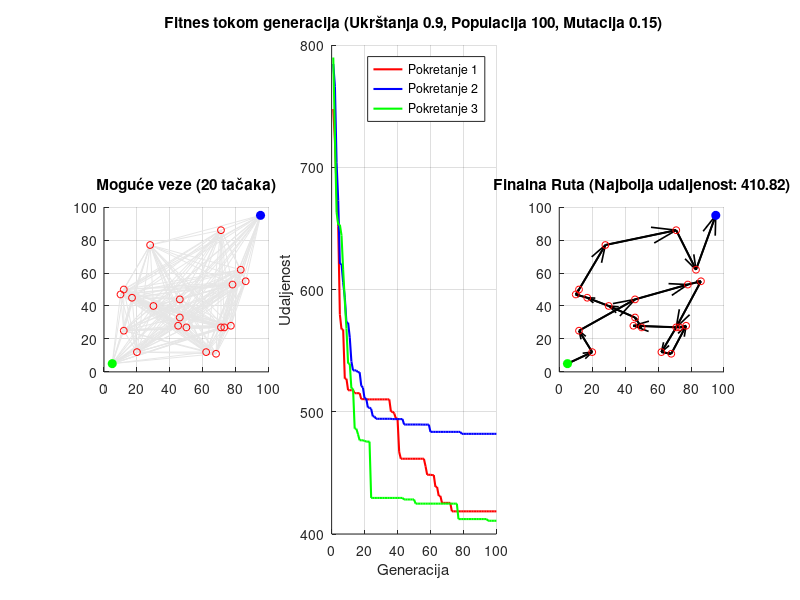

This figure's MATLAB source:
function GA_Dostava_20_Tacaka()
    
    % PARAMETRI PROBLEMA I KOORDINATE 
   
    startTacka = [5, 5];
    ciljTacka = [95, 95];
    
    % Generisanje 20 nasumičnih tačaka 
    rng(1); 
    dostavneTacke = randi([10, 90], 20, 2); 
    
    brojTacaka = size(dostavneTacke, 1); 
    
    rng('shuffle')
    % GA PARAMETRI 
    
    velicinaPopulacije = 50;  
    brojGeneracija = 100;     
    vjerovatnocaUkrstanja = 0.8;
    vjerovatnocaMutacije = 0.1; 
    
    brojPokretanja = 3; 
    sveIstorije = zeros(brojGeneracija, brojPokretanja); 
    
    apsolutnoNajboljiFitnes = inf; 
    apsolutnoNajboljaRuta = [];

    % VIŠESTRUKo POKRETANJe
    for pokretanje = 1:brojPokretanja
        
        fprintf('\n--- Pokretanje %d ---\n', pokretanje);
        
        % INICIJALIZACIJA POPULACIJE
        populacija = zeros(velicinaPopulacije, brojTacaka);
        for i = 1:velicinaPopulacije
            populacija(i, :) = randperm(brojTacaka);
        end
        
        istorijaNajboljih = zeros(brojGeneracija, 1);
        najboljaRutaSveukupno = [];
        najboljiFitnesSveukupno = inf;
        
        % GLAVNA GA PETLJA
        for gen = 1:brojGeneracija
            fitnesVrijednosti = zeros(velicinaPopulacije, 1);
            
            for i = 1:velicinaPopulacije
                fitnesVrijednosti(i) = izracunajUdaljenost(populacija(i, :), dostavneTacke, startTacka, ciljTacka);
            end
            
            [trenutnoNajboljiFitnes, najboljiIndeks] = min(fitnesVrijednosti);
            istorijaNajboljih(gen) = trenutnoNajboljiFitnes;
            
            if mod(gen, 20) == 0 
                fprintf('Generacija %d: Najkraća udaljenost = %.2f\n', gen, trenutnoNajboljiFitnes);
            end
            
            if trenutnoNajboljiFitnes < najboljiFitnesSveukupno
                najboljiFitnesSveukupno = trenutnoNajboljiFitnes;
                najboljaRutaSveukupno = populacija(najboljiIndeks, :);
            end
            
            novaPopulacija = zeros(velicinaPopulacije, brojTacaka);
            novaPopulacija(1, :) = populacija(najboljiIndeks, :); 
            
            for i = 2:2:velicinaPopulacije
                roditelj1 = populacija(turnir(fitnesVrijednosti), :);
                roditelj2 = populacija(turnir(fitnesVrijednosti), :);
                
                if rand < vjerovatnocaUkrstanja
                    [dijete1, dijete2] = orderCrossover(roditelj1, roditelj2);
                else
                    dijete1 = roditelj1; dijete2 = roditelj2;
                end
                
                dijete1 = swapMutacija(dijete1, vjerovatnocaMutacije);
                dijete2 = swapMutacija(dijete2, vjerovatnocaMutacije);
                
                novaPopulacija(i, :) = dijete1;
                if i + 1 <= velicinaPopulacije
                    novaPopulacija(i+1, :) = dijete2;
                end
            end
            populacija = novaPopulacija;
        end
        
        % Sačuvaj historiju ovog pokretanja
        sveIstorije(:, pokretanje) = istorijaNajboljih;
        
        % Provjeri da li je ovo pokretanje dalo apsolutno najbolju rutu
        if najboljiFitnesSveukupno < apsolutnoNajboljiFitnes
            apsolutnoNajboljiFitnes = najboljiFitnesSveukupno;
            apsolutnoNajboljaRuta = najboljaRutaSveukupno;
        end
    end
    
   
    % VIZUALIZACIJA 
    figure('Name', 'Optimizacija Rute - 20 Dostavnih Tačaka', 'Position', [50, 100, 1400, 450]);
    
    % Graf 1 sve moguće rute 
    subplot(1, 3, 1); hold on; grid on;
    title('Moguće veze (20 tačaka)');
    sveTacke = [startTacka; dostavneTacke; ciljTacka];
    for i = 1:size(sveTacke, 1)
        for j = i+1:size(sveTacke, 1)
            plot([sveTacke(i,1), sveTacke(j,1)], [sveTacke(i,2), sveTacke(j,2)], 'Color', [0.9 0.9 0.9]);
        end
    end
    iscrtajTacke(startTacka, dostavneTacke, ciljTacka);
    
    % Graf 2 fitnes kroz generacije 
    subplot(1, 3, 2); hold on; grid on;
    boje = {'r-', 'b-', 'g-'}; % Crvena, plava, zelena linija
    for pokretanje = 1:brojPokretanja
        plot(sveIstorije(:, pokretanje), boje{pokretanje}, 'LineWidth', 1.5);
    end
    title('Fitnes tokom generacija (Ukrštanja 0.9, Populacija 100, Mutacija 0.15)');
    xlabel('Generacija'); ylabel('Udaljenost');
    legend('Pokretanje 1', 'Pokretanje 2', 'Pokretanje 3');
    
    % Graf 3 optimalna ruta (koristi najbolju)
    subplot(1, 3, 3); hold on; grid on;
    title(sprintf('Finalna Ruta (Najbolja udaljenost: %.2f)', apsolutnoNajboljiFitnes));
    punaPutanja = [startTacka; dostavneTacke(apsolutnoNajboljaRuta, :); ciljTacka];
    
    plot(punaPutanja(:,1), punaPutanja(:,2), 'k-', 'LineWidth', 1.5);
    for i = 1:(size(punaPutanja, 1)-1)
        dp = punaPutanja(i+1,:) - punaPutanja(i,:);
        quiver(punaPutanja(i,1), punaPutanja(i,2), dp(1), dp(2), 0, 'k', 'LineWidth', 1.2, 'MaxHeadSize', 0.2);
    end
    iscrtajTacke(startTacka, dostavneTacke, ciljTacka);
end

% FUNKCIJE 

function dist = izracunajUdaljenost(hromozom, dostavneTacke, startT, ciljT)
    ruta = [startT; dostavneTacke(hromozom, :); ciljT];
    dist = sum(sqrt(sum(diff(ruta).^2, 2))); 
end

function idx = turnir(fitnesVrijednosti)
    k = 5; 
    kandidati = randi(length(fitnesVrijednosti), k, 1);
    [~, pobjednik] = min(fitnesVrijednosti(kandidati));
    idx = kandidati(pobjednik);
end

function [d1, d2] = orderCrossover(r1, r2)
    n = length(r1);
    cp = sort(randperm(n, 2));
    d1 = zeros(1,n); d2 = zeros(1,n);
    d1(cp(1):cp(2)) = r1(cp(1):cp(2));
    d2(cp(1):cp(2)) = r2(cp(1):cp(2));
    rem2 = r2(~ismember(r2, d1)); d1(d1==0) = rem2;
    rem1 = r1(~ismember(r1, d2)); d2(d2==0) = rem1;
end

function h = swapMutacija(h, prob)
    if rand < prob
        idx = randperm(length(h), 2);
        h([idx(1) idx(2)]) = h([idx(2) idx(1)]);
    end
end

function iscrtajTacke(st, dt, ct)
    plot(st(1), st(2), 'go','MarkerFaceColor','g');
    plot(ct(1), ct(2), 'bo','MarkerFaceColor','b');
    plot(dt(:,1), dt(:,2), 'ro','MarkerSize',5);
    axis square;
end
